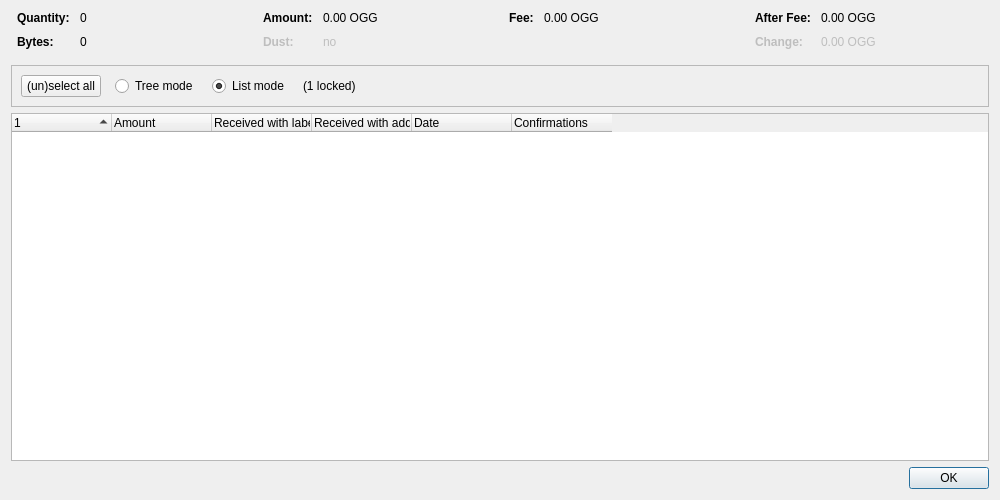
<?xml version="1.0" encoding="UTF-8"?>
<ui version="4.0">
 <class>CoinControlDialog</class>
 <widget class="QDialog" name="CoinControlDialog">
  <property name="geometry">
   <rect>
    <x>0</x>
    <y>0</y>
    <width>1000</width>
    <height>500</height>
   </rect>
  </property>
  <property name="windowTitle">
   <string>Coin Selection</string>
  </property>
  <layout class="QVBoxLayout" name="verticalLayout">
   <item>
    <layout class="QHBoxLayout" name="horizontalLayoutTop" stretch="0,0,0,0">
     <property name="topMargin">
      <number>0</number>
     </property>
     <property name="bottomMargin">
      <number>10</number>
     </property>
     <item>
      <layout class="QFormLayout" name="formLayoutCoinControl1">
       <property name="horizontalSpacing">
        <number>10</number>
       </property>
       <property name="verticalSpacing">
        <number>10</number>
       </property>
       <property name="leftMargin">
        <number>6</number>
       </property>
       <property name="rightMargin">
        <number>6</number>
       </property>
       <item row="0" column="0">
        <widget class="QLabel" name="labelCoinControlQuantityText">
         <property name="font">
          <font>
           <weight>75</weight>
           <bold>true</bold>
          </font>
         </property>
         <property name="text">
          <string>Quantity:</string>
         </property>
        </widget>
       </item>
       <item row="0" column="1">
        <widget class="QLabel" name="labelCoinControlQuantity">
         <property name="cursor">
          <cursorShape>IBeamCursor</cursorShape>
         </property>
         <property name="contextMenuPolicy">
          <enum>Qt::ActionsContextMenu</enum>
         </property>
         <property name="text">
          <string notr="true">0</string>
         </property>
         <property name="textInteractionFlags">
          <set>Qt::LinksAccessibleByMouse|Qt::TextSelectableByKeyboard|Qt::TextSelectableByMouse</set>
         </property>
        </widget>
       </item>
       <item row="1" column="0">
        <widget class="QLabel" name="labelCoinControlBytesText">
         <property name="font">
          <font>
           <weight>75</weight>
           <bold>true</bold>
          </font>
         </property>
         <property name="text">
          <string>Bytes:</string>
         </property>
        </widget>
       </item>
       <item row="1" column="1">
        <widget class="QLabel" name="labelCoinControlBytes">
         <property name="cursor">
          <cursorShape>IBeamCursor</cursorShape>
         </property>
         <property name="contextMenuPolicy">
          <enum>Qt::ActionsContextMenu</enum>
         </property>
         <property name="text">
          <string notr="true">0</string>
         </property>
         <property name="textInteractionFlags">
          <set>Qt::LinksAccessibleByMouse|Qt::TextSelectableByKeyboard|Qt::TextSelectableByMouse</set>
         </property>
        </widget>
       </item>
      </layout>
     </item>
     <item>
      <layout class="QFormLayout" name="formLayoutCoinControl2">
       <property name="horizontalSpacing">
        <number>10</number>
       </property>
       <property name="verticalSpacing">
        <number>10</number>
       </property>
       <property name="leftMargin">
        <number>6</number>
       </property>
       <property name="rightMargin">
        <number>6</number>
       </property>
       <item row="0" column="0">
        <widget class="QLabel" name="labelCoinControlAmountText">
         <property name="font">
          <font>
           <weight>75</weight>
           <bold>true</bold>
          </font>
         </property>
         <property name="text">
          <string>Amount:</string>
         </property>
        </widget>
       </item>
       <item row="0" column="1">
        <widget class="QLabel" name="labelCoinControlAmount">
         <property name="cursor">
          <cursorShape>IBeamCursor</cursorShape>
         </property>
         <property name="contextMenuPolicy">
          <enum>Qt::ActionsContextMenu</enum>
         </property>
         <property name="text">
          <string notr="true">0.00 OGG</string>
         </property>
         <property name="textInteractionFlags">
          <set>Qt::LinksAccessibleByMouse|Qt::TextSelectableByKeyboard|Qt::TextSelectableByMouse</set>
         </property>
        </widget>
       </item>
       <item row="1" column="0">
        <widget class="QLabel" name="labelCoinControlLowOutputText">
         <property name="enabled">
          <bool>false</bool>
         </property>
         <property name="font">
          <font>
           <weight>75</weight>
           <bold>true</bold>
          </font>
         </property>
         <property name="text">
          <string>Dust:</string>
         </property>
        </widget>
       </item>
       <item row="1" column="1">
        <widget class="QLabel" name="labelCoinControlLowOutput">
         <property name="enabled">
          <bool>false</bool>
         </property>
         <property name="cursor">
          <cursorShape>IBeamCursor</cursorShape>
         </property>
         <property name="contextMenuPolicy">
          <enum>Qt::ActionsContextMenu</enum>
         </property>
         <property name="text">
          <string notr="true">no</string>
         </property>
         <property name="textInteractionFlags">
          <set>Qt::LinksAccessibleByMouse|Qt::TextSelectableByKeyboard|Qt::TextSelectableByMouse</set>
         </property>
        </widget>
       </item>
      </layout>
     </item>
     <item>
      <layout class="QFormLayout" name="formLayoutCoinControl3">
       <property name="horizontalSpacing">
        <number>10</number>
       </property>
       <property name="verticalSpacing">
        <number>10</number>
       </property>
       <property name="leftMargin">
        <number>6</number>
       </property>
       <property name="rightMargin">
        <number>6</number>
       </property>
       <item row="0" column="0">
        <widget class="QLabel" name="labelCoinControlFeeText">
         <property name="font">
          <font>
           <weight>75</weight>
           <bold>true</bold>
          </font>
         </property>
         <property name="text">
          <string>Fee:</string>
         </property>
        </widget>
       </item>
       <item row="0" column="1">
        <widget class="QLabel" name="labelCoinControlFee">
         <property name="cursor">
          <cursorShape>IBeamCursor</cursorShape>
         </property>
         <property name="contextMenuPolicy">
          <enum>Qt::ActionsContextMenu</enum>
         </property>
         <property name="text">
          <string notr="true">0.00 OGG</string>
         </property>
         <property name="textInteractionFlags">
          <set>Qt::LinksAccessibleByMouse|Qt::TextSelectableByKeyboard|Qt::TextSelectableByMouse</set>
         </property>
        </widget>
       </item>
      </layout>
     </item>
     <item>
      <layout class="QFormLayout" name="formLayoutCoinControl4">
       <property name="horizontalSpacing">
        <number>10</number>
       </property>
       <property name="verticalSpacing">
        <number>10</number>
       </property>
       <property name="leftMargin">
        <number>6</number>
       </property>
       <property name="rightMargin">
        <number>6</number>
       </property>
       <item row="0" column="0">
        <widget class="QLabel" name="labelCoinControlAfterFeeText">
         <property name="font">
          <font>
           <weight>75</weight>
           <bold>true</bold>
          </font>
         </property>
         <property name="text">
          <string>After Fee:</string>
         </property>
        </widget>
       </item>
       <item row="0" column="1">
        <widget class="QLabel" name="labelCoinControlAfterFee">
         <property name="cursor">
          <cursorShape>IBeamCursor</cursorShape>
         </property>
         <property name="contextMenuPolicy">
          <enum>Qt::ActionsContextMenu</enum>
         </property>
         <property name="text">
          <string notr="true">0.00 OGG</string>
         </property>
         <property name="textInteractionFlags">
          <set>Qt::LinksAccessibleByMouse|Qt::TextSelectableByKeyboard|Qt::TextSelectableByMouse</set>
         </property>
        </widget>
       </item>
       <item row="1" column="0">
        <widget class="QLabel" name="labelCoinControlChangeText">
         <property name="enabled">
          <bool>false</bool>
         </property>
         <property name="font">
          <font>
           <weight>75</weight>
           <bold>true</bold>
          </font>
         </property>
         <property name="text">
          <string>Change:</string>
         </property>
        </widget>
       </item>
       <item row="1" column="1">
        <widget class="QLabel" name="labelCoinControlChange">
         <property name="enabled">
          <bool>false</bool>
         </property>
         <property name="cursor">
          <cursorShape>IBeamCursor</cursorShape>
         </property>
         <property name="contextMenuPolicy">
          <enum>Qt::ActionsContextMenu</enum>
         </property>
         <property name="text">
          <string notr="true">0.00 OGG</string>
         </property>
         <property name="textInteractionFlags">
          <set>Qt::LinksAccessibleByMouse|Qt::TextSelectableByKeyboard|Qt::TextSelectableByMouse</set>
         </property>
        </widget>
       </item>
      </layout>
     </item>
    </layout>
   </item>
   <item>
    <widget class="QFrame" name="frame">
     <property name="minimumSize">
      <size>
       <width>0</width>
       <height>40</height>
      </size>
     </property>
     <property name="frameShape">
      <enum>QFrame::StyledPanel</enum>
     </property>
     <property name="frameShadow">
      <enum>QFrame::Sunken</enum>
     </property>
     <layout class="QHBoxLayout" name="horizontalLayout">
      <item>
       <layout class="QHBoxLayout" name="horizontalLayoutPanel" stretch="0,0,0,0,0">
        <property name="spacing">
         <number>14</number>
        </property>
        <item>
         <widget class="QPushButton" name="pushButtonSelectAll">
          <property name="sizePolicy">
           <sizepolicy hsizetype="Maximum" vsizetype="Fixed">
            <horstretch>0</horstretch>
            <verstretch>0</verstretch>
           </sizepolicy>
          </property>
          <property name="text">
           <string>(un)select all</string>
          </property>
          <property name="autoDefault">
           <bool>false</bool>
          </property>
         </widget>
        </item>
        <item>
         <widget class="QRadioButton" name="radioTreeMode">
          <property name="sizePolicy">
           <sizepolicy hsizetype="Maximum" vsizetype="Fixed">
            <horstretch>0</horstretch>
            <verstretch>0</verstretch>
           </sizepolicy>
          </property>
          <property name="text">
           <string>Tree mode</string>
          </property>
         </widget>
        </item>
        <item>
         <widget class="QRadioButton" name="radioListMode">
          <property name="sizePolicy">
           <sizepolicy hsizetype="Maximum" vsizetype="Fixed">
            <horstretch>0</horstretch>
            <verstretch>0</verstretch>
           </sizepolicy>
          </property>
          <property name="text">
           <string>List mode</string>
          </property>
          <property name="checked">
           <bool>true</bool>
          </property>
         </widget>
        </item>
        <item>
         <widget class="QLabel" name="labelLocked">
          <property name="text">
           <string notr="true">(1 locked)</string>
          </property>
         </widget>
        </item>
        <item>
         <spacer name="horizontalSpacer">
          <property name="orientation">
           <enum>Qt::Horizontal</enum>
          </property>
          <property name="sizeHint" stdset="0">
           <size>
            <width>40</width>
            <height>20</height>
           </size>
          </property>
         </spacer>
        </item>
       </layout>
      </item>
     </layout>
    </widget>
   </item>
   <item>
    <widget class="CoinControlTreeWidget" name="treeWidget">
     <property name="contextMenuPolicy">
      <enum>Qt::CustomContextMenu</enum>
     </property>
     <property name="sortingEnabled">
      <bool>false</bool>
     </property>
     <property name="columnCount">
      <number>6</number>
     </property>
     <attribute name="headerShowSortIndicator" stdset="0">
      <bool>true</bool>
     </attribute>
     <attribute name="headerStretchLastSection">
      <bool>false</bool>
     </attribute>
     <column>
      <property name="text">
       <string/>
      </property>
     </column>
     <column>
      <property name="text">
       <string>Amount</string>
      </property>
     </column>
     <column>
      <property name="text">
       <string>Received with label</string>
      </property>
     </column>
     <column>
      <property name="text">
       <string>Received with address</string>
      </property>
     </column>
     <column>
      <property name="text">
       <string>Date</string>
      </property>
     </column>
     <column>
      <property name="text">
       <string>Confirmations</string>
      </property>
      <property name="toolTip">
       <string>Confirmed</string>
      </property>
     </column>
     <column>
      <property name="text">
       <string/>
      </property>
     </column>
     <column>
      <property name="text">
       <string/>
      </property>
     </column>
     <column>
      <property name="text">
       <string/>
      </property>
     </column>
     <column>
      <property name="text">
       <string/>
      </property>
     </column>
    </widget>
   </item>
   <item>
    <widget class="QDialogButtonBox" name="buttonBox">
     <property name="orientation">
      <enum>Qt::Horizontal</enum>
     </property>
     <property name="standardButtons">
      <set>QDialogButtonBox::Ok</set>
     </property>
    </widget>
   </item>
  </layout>
 </widget>
 <customwidgets>
  <customwidget>
   <class>CoinControlTreeWidget</class>
   <extends>QTreeWidget</extends>
   <header>qt/coincontroltreewidget.h</header>
  </customwidget>
 </customwidgets>
 <resources/>
 <connections/>
</ui>
